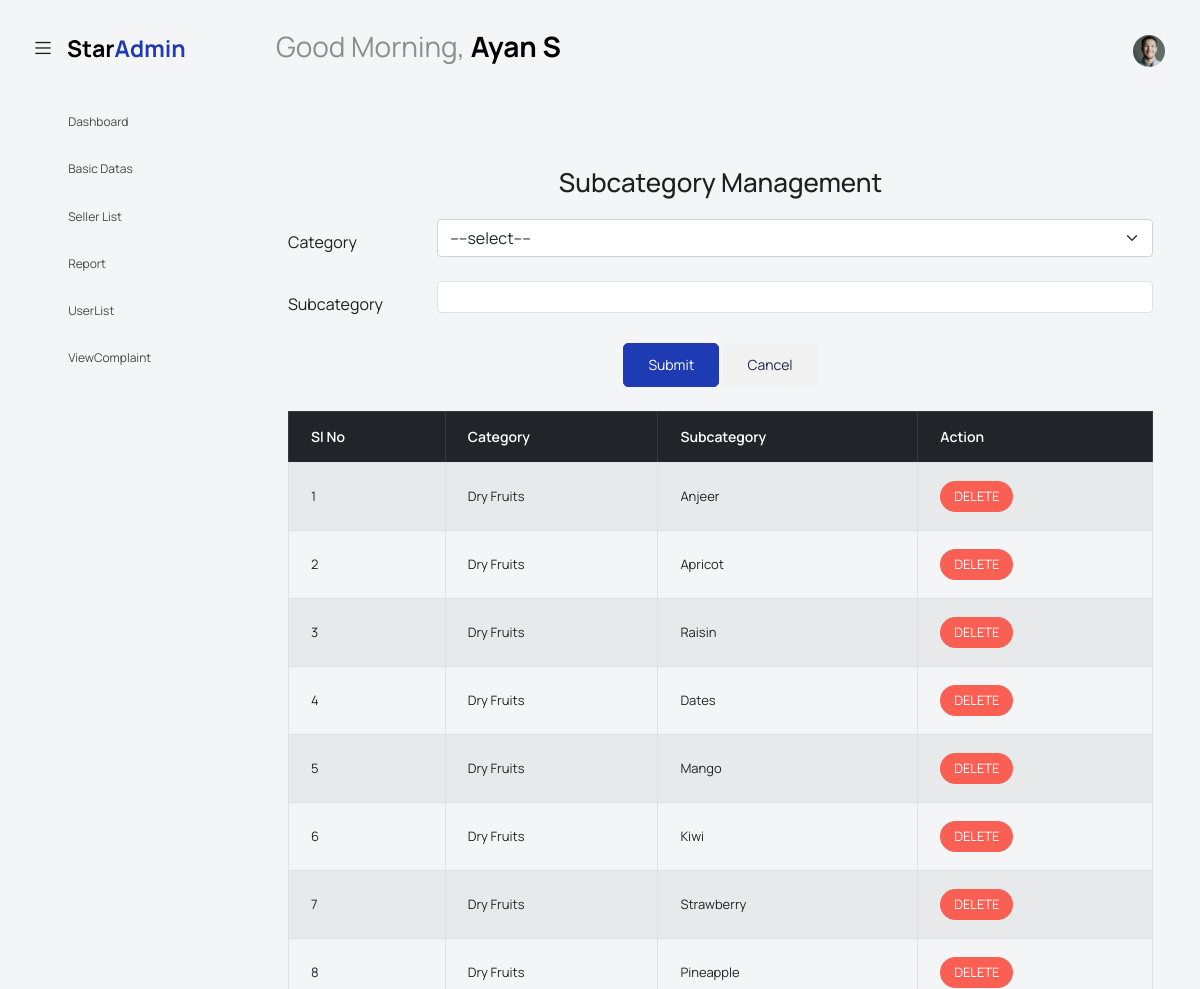
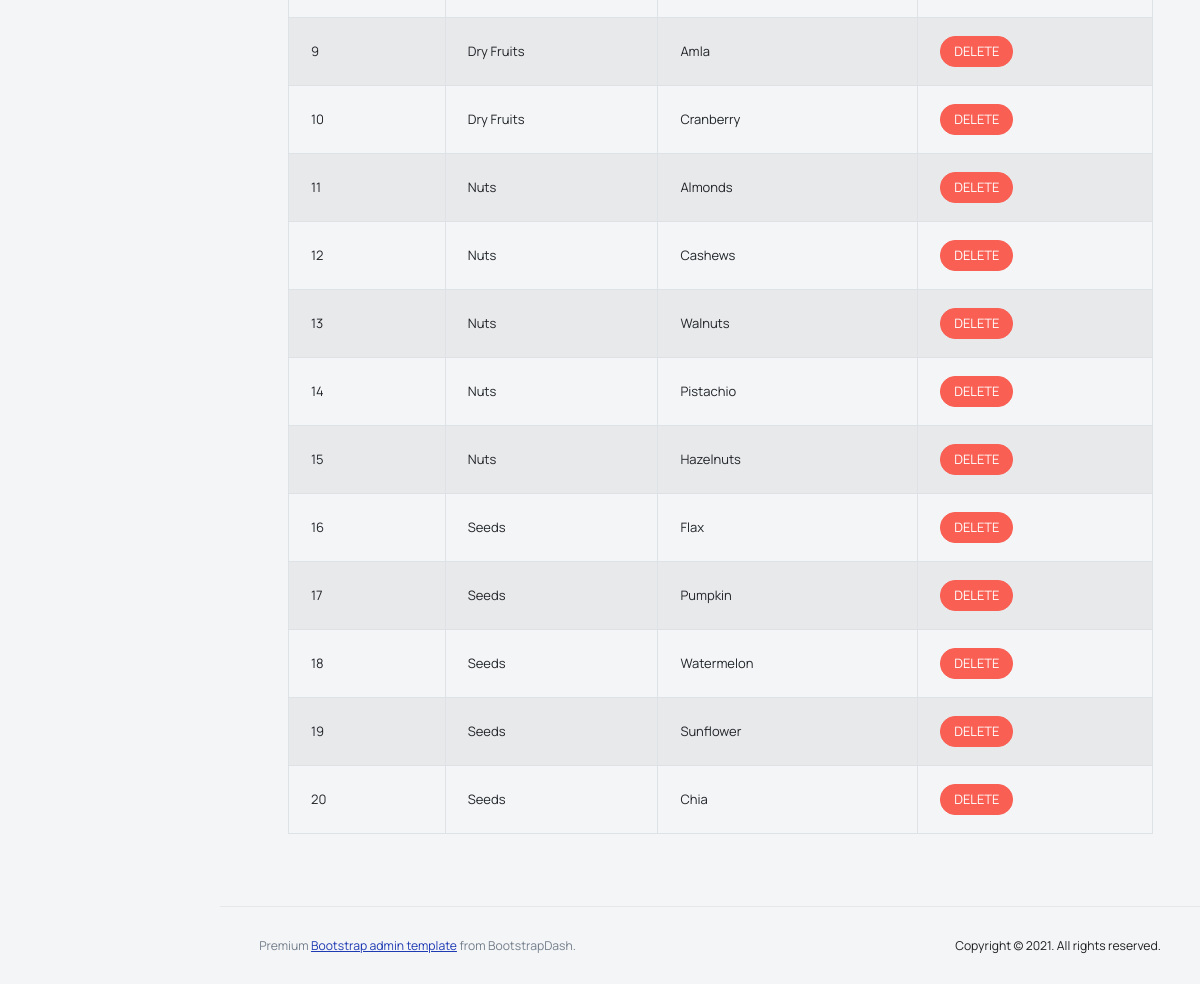
The page /Project/Admin/SubCategory.php (signed in) on the database its author committed (2 pictures, top to bottom).
### tables this page shows
CREATE TABLE `tbl_subcategory` (
  `subcategory_id` int(11) NOT NULL,
  `subcategory_name` varchar(60) NOT NULL,
  `category_id` int(11) NOT NULL
);

CREATE TABLE `tbl_category` (
  `category_id` int(11) NOT NULL,
  `category_name` varchar(60) NOT NULL
);

### Project/Admin/SubCategory.php (the view, shortened to what this page needs)
<?php
include("../Assets/Connection/Connection.php");
include("Head.php");
		  ?>
<!DOCTYPE html PUBLIC "-//W3C//DTD XHTML 1.0 Transitional//EN" "http://www.w3.org/TR/xhtml1/DTD/xhtml1-transitional.dtd">
<html xmlns="http://www.w3.org/1999/xhtml">
<head>
</head>
<body>
<div class="container my-5">
    <h2 class="text-center mb-4">Subcategory Management</h2>
    <form id="form1" name="form1" method="post" action="">
        <div class="mb-3 row">
            <label for="selCategory" class="col-sm-2 col-form-label">Category</label>
            <div class="col-sm-10">
                <select name="selCategory" id="selCategory" class="form-select" required>
                    <option value="----select----">----select----</option>
                </select>
            </div>
        </div>
        <div class="mb-3 row">
            <label for="txt_subcategory" class="col-sm-2 col-form-label">Subcategory</label>
            <div class="col-sm-10">
                <input type="text" name="txt_subcategory" id="txt_subcategory" class="form-control" required />
            </div>
        </div>
        <div class="mb-3 text-center">
            <input type="submit" name="btn_submit" id="btn_submit" class="btn btn-primary" value="Submit" />
            <input type="reset" name="btn_cancel" id="btn_cancel" class="btn btn-secondary" value="Cancel" />
        </div>
    </form>
    <table class="table table-bordered table-hover table-striped mt-4">
        <thead class="table-dark">
            <tr>
                <th scope="col">Sl No</th>
                <th scope="col">Category</th>
                <th scope="col">Subcategory</th>
                <th scope="col">Action</th>
            </tr>
        </thead>
        <tbody>
        <?php
        $SelQry = "SELECT * FROM tbl_subcategory s INNER JOIN tbl_category c ON s.category_id = c.category_id";
        $result = $con->query($SelQry);
        $i = 0;
        while ($data = $result->fetch_assoc()) {
            $i++;
        ?>
            <tr>
                <td><?php echo $i; ?></td>
                <td><?php echo $data['category_name']; ?></td>
                <td><?php echo $data['subcategory_name']; ?></td>
                <td>
                    <a href="SubCategory.php?delID=<?php echo $data['subcategory_id']; ?>" class="btn btn-danger btn-sm">DELETE</a>
                </td>
            </tr>
        <?php
        }
        ?>
        </tbody>
    </table>
</div>
</body>
</html>
<?php
include("Foot.php");
?>

### Project/Admin/Head.php (shortened to what this page needs)
<!DOCTYPE html>
<html lang="en">
<head>
  <link rel="stylesheet" href="../Assets/Templates/Admin/vendors/feather/feather.css">
  <link rel="stylesheet" href="../Assets/Templates/Admin/vendors/mdi/css/materialdesignicons.min.css">
  <link rel="stylesheet" href="../Assets/Templates/Admin/vendors/ti-icons/css/themify-icons.css">
  <link rel="stylesheet" href="../Assets/Templates/Admin/vendors/typicons/typicons.css">
  <link rel="stylesheet" href="../Assets/Templates/Admin/vendors/simple-line-icons/css/simple-line-icons.css">
  <link rel="stylesheet" href="../Assets/Templates/Admin/vendors/css/vendor.bundle.base.css">
  <link rel="stylesheet" href="../Assets/Templates/Admin/vendors/datatables.net-bs4/dataTables.bootstrap4.css">
  <link rel="stylesheet" href="../Assets/Templates/Admin/js/select.dataTables.min.css">
  <link rel="stylesheet" href="../Assets/Templates/Admin/css/vertical-layout-light/style.css">
</head>
<?php
include("../Assets/Connection/Connection.php");
$sel = "select * from tbl_admin where admin_id=".$_SESSION["aid"];
$res = $con->query($sel);
$data = $res->fetch_assoc();
?>
<body>
  <div class="container-scroller">
    <nav class="navbar default-layout col-lg-12 col-12 p-0 fixed-top d-flex align-items-top flex-row">
      <div class="text-center navbar-brand-wrapper d-flex align-items-center justify-content-start">
        <div class="me-3">
          <button class="navbar-toggler navbar-toggler align-self-center" type="button" data-bs-toggle="minimize">
            <span class="icon-menu"></span>
          </button>
        </div>
        <div>
          <a class="navbar-brand brand-logo" href="../Assets/Templates/Admin/index.html">
            <img src="../Assets/Templates/Admin/images/logo.svg" alt="logo" />
          </a>
        </div>
      </div>
      <div class="navbar-menu-wrapper d-flex align-items-top">
        <ul class="navbar-nav">
          <li class="nav-item font-weight-semibold d-none d-lg-block ms-0">
            <h1 class="welcome-text">Good Morning, <span class="text-black fw-bold"><?php echo $data["admin_name"]; ?></span></h1>
          </li>
        </ul>
        <ul class="navbar-nav ms-auto">
          <li class="nav-item dropdown d-none d-lg-block user-dropdown">
            <a class="nav-link" id="UserDropdown" href="#" data-bs-toggle="dropdown" aria-expanded="false">
              <img class="img-xs rounded-circle" src="../Assets/Templates/Admin/images/faces/face8.jpg" alt="Profile image"> </a>
          </li>
        </ul>
      </div>
    </nav>
    <div class="container-fluid page-body-wrapper">
      <nav class="sidebar sidebar-offcanvas" id="sidebar">
        <ul class="nav">
          <li class="nav-item">
            <a class="nav-link" href="HomePage.php">
              <i class="mdi mdi-grid-large menu-icon"></i>
              <span class="menu-title">Dashboard</span>
            </a>
          </li>
          <li class="nav-item">
            <a class="nav-link" data-bs-toggle="collapse" href="#ui-basic" aria-expanded="false" aria-controls="ui-basic">
              <i class="menu-icon mdi mdi-floor-plan"></i>
              <span class="menu-title">Basic Datas</span>
              <i class="menu-arrow"></i>
            </a>
          </li>
          <li class="nav-item">
            <a class="nav-link" data-bs-toggle="collapse" href="#seller" aria-expanded="false" aria-controls="seller">
              <i class="menu-icon mdi mdi-floor-plan"></i>
              <span class="menu-title">Seller List</span>
              <i class="menu-arrow"></i>
            </a>
          </li>
          <li class="nav-item">
            <a class="nav-link" href="SellerSalesPieChart.php">
              <i class="mdi mdi-grid-large menu-icon"></i>
              <span class="menu-title">Report</span>
            </a>
          </li>
          <li class="nav-item">
            <a class="nav-link" href="UserList.php">
              <i class="mdi mdi-grid-large menu-icon"></i>
              <span class="menu-title">UserList</span>
            </a>
          </li>
          <li class="nav-item">
            <a class="nav-link" href="ViewComplaint.php">
              <i class="mdi mdi-grid-large menu-icon"></i>
              <span class="menu-title">ViewComplaint</span>
            </a>
          </li>
        </ul>
      </nav>
      <div class="main-panel">
        <div class="content-wrapper">

### rows shown on the page
tbl_subcategory: category.category_name "Dry Fruits", subcategory_name "Anjeer"
tbl_subcategory: category.category_name "Dry Fruits", subcategory_name "Apricot"
tbl_subcategory: category.category_name "Dry Fruits", subcategory_name "Raisin"
tbl_subcategory: category.category_name "Dry Fruits", subcategory_name "Dates"
tbl_subcategory: category.category_name "Dry Fruits", subcategory_name "Mango"
tbl_subcategory: category.category_name "Dry Fruits", subcategory_name "Kiwi"
tbl_subcategory: category.category_name "Dry Fruits", subcategory_name "Strawberry"
tbl_subcategory: category.category_name "Dry Fruits", subcategory_name "Pineapple"
tbl_subcategory: category.category_name "Dry Fruits", subcategory_name "Amla"
tbl_subcategory: category.category_name "Dry Fruits", subcategory_name "Cranberry"
tbl_subcategory: category.category_name "Nuts", subcategory_name "Almonds"
tbl_subcategory: category.category_name "Nuts", subcategory_name "Cashews"
tbl_subcategory: category.category_name "Nuts", subcategory_name "Walnuts"
tbl_subcategory: category.category_name "Nuts", subcategory_name "Pistachio"
tbl_subcategory: category.category_name "Nuts", subcategory_name "Hazelnuts"
tbl_subcategory: category.category_name "Seeds", subcategory_name "Flax"
tbl_subcategory: category.category_name "Seeds", subcategory_name "Pumpkin"
tbl_subcategory: category.category_name "Seeds", subcategory_name "Watermelon"
tbl_subcategory: category.category_name "Seeds", subcategory_name "Sunflower"
tbl_subcategory: category.category_name "Seeds", subcategory_name "Chia"

### other values the page prints
$data["admin_name"] "Ayan S"
